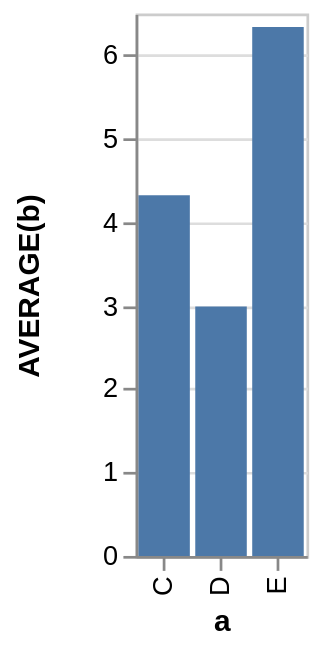

Describe this chart as a Vega-Lite specification.
### Vega specification from a JSON file in a GitHub repository (floating-point values rounded to 4 significant figures)
{"$schema": "https://vega.github.io/schema/vega/v3.0.json", "autosize": "pad", "padding": 5, "encode": {"update": {"stroke": {"value": "#ccc"}, "fill": {"value": "transparent"}}}, "data": [{"name": "source_0", "values": [{"a": "C", "b": 2}, {"a": "C", "b": 7}, {"a": "C", "b": 4}, {"a": "D", "b": 1}, {"a": "D", "b": 2}, {"a": "D", "b": 6}, {"a": "E", "b": 8}, {"a": "E", "b": 4}, {"a": "E", "b": 7}]}, {"name": "data_0", "source": "source_0", "transform": [{"type": "formula", "expr": "toNumber(datum[\"b\"])", "as": "b"}, {"type": "aggregate", "groupby": ["a"], "ops": ["average"], "fields": ["b"], "as": ["average_b"]}]}], "signals": [{"name": "x_step", "value": 21}, {"name": "width", "update": "bandspace(domain('x').length, 0.1, 0.05) * x_step"}, {"name": "height", "update": "200"}], "marks": [{"name": "marks", "type": "rect", "role": "bar", "style": ["bar"], "from": {"data": "data_0"}, "encode": {"update": {"x": {"scale": "x", "field": "a"}, "width": {"scale": "x", "band": true}, "y": {"scale": "y", "field": "average_b"}, "y2": {"scale": "y", "value": 0}, "fill": {"value": "#4c78a8"}}}}], "scales": [{"name": "x", "type": "band", "domain": {"data": "data_0", "field": "a", "sort": true}, "range": {"step": {"signal": "x_step"}}, "round": true, "paddingInner": 0.1, "paddingOuter": 0.05}, {"name": "y", "type": "linear", "domain": {"data": "data_0", "field": "average_b"}, "range": [{"signal": "height"}, 0], "round": true, "nice": true, "zero": true}], "axes": [{"scale": "x", "orient": "bottom", "title": "a", "zindex": 1, "encode": {"labels": {"update": {"angle": {"value": 270}, "align": {"value": "right"}, "baseline": {"value": "middle"}}}}}, {"scale": "y", "labelOverlap": true, "orient": "left", "tickCount": {"signal": "ceil(height/40)"}, "title": "AVERAGE(b)", "zindex": 1}, {"scale": "y", "domain": false, "grid": true, "labels": false, "maxExtent": 0, "minExtent": 0, "orient": "left", "tickCount": {"signal": "ceil(height/40)"}, "ticks": false, "zindex": 0, "gridScale": "x"}], "config": {"axis": {"domainColor": "#888", "tickColor": "#888"}, "axisY": {"minExtent": 30}}}
